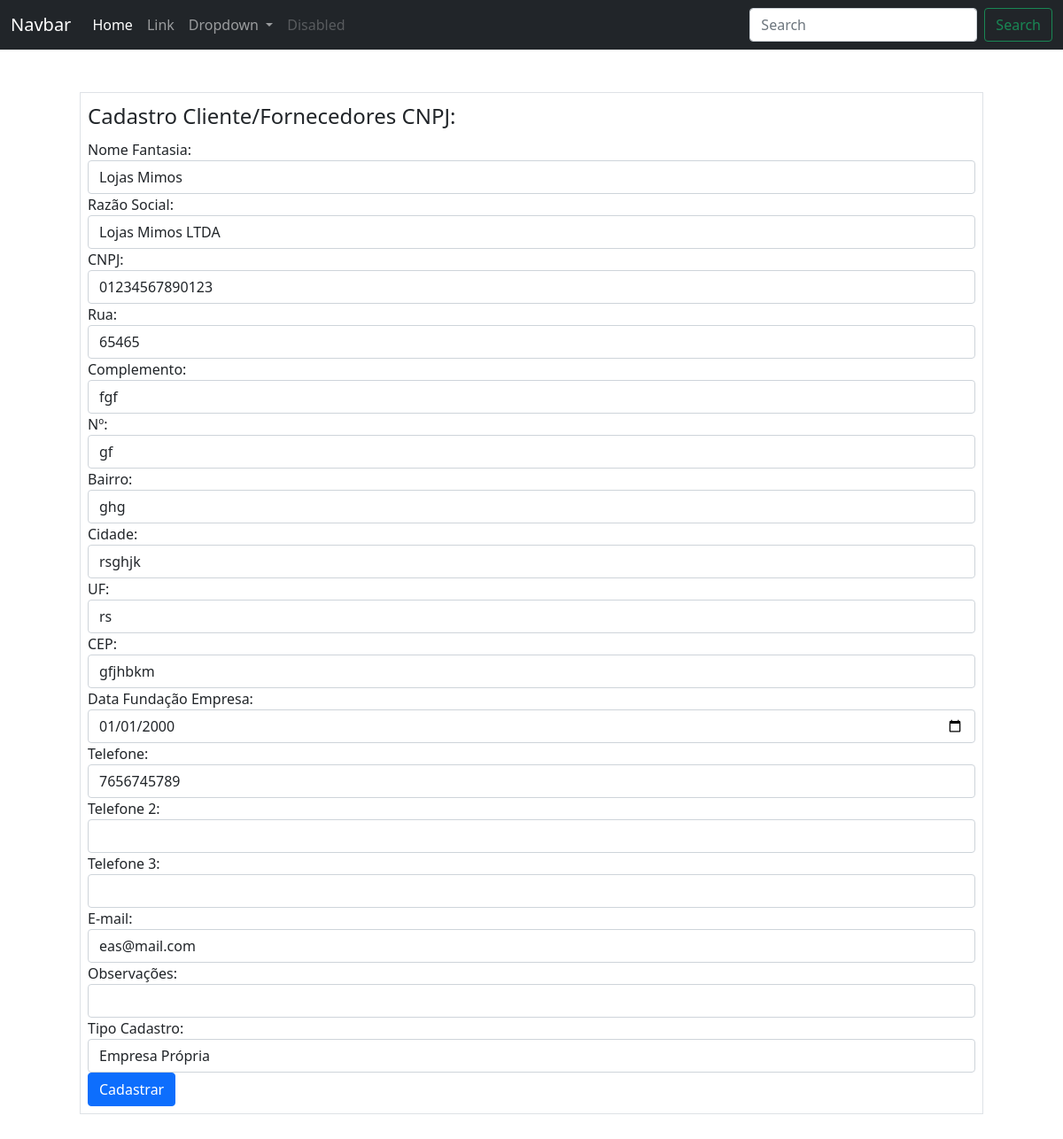
The app's page /clientesfornecedores/cnpj/1/edicao (signed in) with its own data.
### ERP/models.py (models this page shows, shortened)
class ClientesFornecedores(database.Model):
    __tablename__ ='clientes_fornecedores'
    id = database.Column(database.Integer, primary_key=True)
    nome_fantasia = database.Column(database.String(500))
    razao_social = database.Column(database.String(500))
    cnpj = database.Column(database.String(20), unique=True)
    rua = database.Column(database.String(100))
    complemento = database.Column(database.String(70))
    nro = database.Column(database.String(20))
    bairro = database.Column(database.String(70))
    cidade = database.Column(database.String(70))
    uf = database.Column(database.String(2))
    cep = database.Column(database.String(15))
    data_fundacao = database.Column(database.DateTime)
    cpf = database.Column(database.String(20), unique=True)
    nome = database.Column(database.String(100))
    telefone = database.Column(database.String(20))
    telefone2 = database.Column(database.String(20))
    telefone3 = database.Column(database.String(20))
    email = database.Column(database.String(100))
    data_aniversario = database.Column(database.DateTime)
    obs = database.Column(database.Text)
    data_cadastro = database.Column(database.DateTime, default=datetime.utcnow())
    tipo_cadastro = database.Column(database.Integer, database.ForeignKey('tipos_cadastro.id'), nullable=False)
    id_usuario_cadastro = database.Column(database.Integer, database.ForeignKey('usuarios.id'), nullable=False)

### ERP/routes.py (the view, shortened to what this page needs)
@app.route('/clientesfornecedores/<tipo_emp>/<cliente_fornecedor_id>/edicao', methods=['GET', 'POST'])
@login_required
def edicao_clientes_fornecedores(tipo_emp, cliente_fornecedor_id):
    cliente_fornecedor = ClientesFornecedores.query.get_or_404(cliente_fornecedor_id)
    if tipo_emp == 'cnpj':
        form = FormCadastroCNPJ(obj=cliente_fornecedor)
        form.tipo_cadastro.choices = [(tipo.id, tipo.nome_tipo) for tipo in TiposCadastros.query.all()]
        return render_template('cadastro_cnpj.html', form=form)

### ERP/routes.py (called while the page is built)
@login_manager.user_loader
def load_user(user_id):
    return Usuarios.query.get(int(user_id))

### ERP/templates/cadastro_cnpj.html (shortened to what this page needs)
{% include 'base.html' %}
{% block content %}
    <div class="container">
        <form method='POST' action="" class="border m-5 p-2">
            <legend>Cadastro Cliente/Fornecedores CNPJ:</legend>
            <fieldset>
                <div class="form-group">
                    {{ form.nome_fantasia.label(class="form-control-label") }}
                    {{ form.nome_fantasia(class="form-control") }}
                </div>
                <div class="form-group">
                    {{ form.razao_social.label(class="form-control-label") }}
                    {{ form.razao_social(class="form-control") }}
                </div>
                <div class="form-group">
                    {{ form.cnpj.label(class="form-control-label") }}
                    {% if form.cnpj.errors %}
                        {{ form.cnpj(class="form-control is-invalid") }}
                        <div class="invalid_feedback">
                            {% for erro in form.cnpj.errors %}
                                {{ erro }}
                            {% endfor %}
                        </div>
                        {% else %}
                            {{ form.cnpj(class="form-control") }}
                        {% endif %}
                </div>
                <div class="form-group">
                    {{ form.rua.label(class="form-control-label") }}
                    {{ form.rua(class="form-control") }}
                </div>
                <div class="form-group">
                    {{ form.complemento.label(class="form-control-label") }}
                    {{ form.complemento(class="form-control") }}
                </div>
                <div class="form-group">
                    {{ form.nro.label(class="form-control-label") }}
                    {{ form.nro(class="form-control") }}
                </div>
                <div class="form-group">
                    {{ form.bairro.label(class="form-control-label") }}
                    {{ form.bairro(class="form-control") }}
                </div>
                <div class="form-group">
                    {{ form.cidade.label(class="form-control-label") }}
                    {{ form.cidade(class="form-control") }}
                </div>
                <div class="form-group">
                    {{ form.uf.label(class="form-control-label") }}
                    {{ form.uf(class="form-control") }}
                </div>
                <div class="form-group">
                    {{ form.cep.label(class="form-control-label") }}
                    {{ form.cep(class="form-control") }}
                </div>
                <div class="form-group">
                    {{ form.data_fundacao.label(class="form-control-label") }}
                    {{ form.data_fundacao(class="form-control") }}
                </div>
                <div class="form-group">
                    {{ form.telefone.label(class="form-control-label") }}
                    {{ form.telefone(class="form-control") }}
                </div>
                <div class="form-group">
                    {{ form.telefone2.label(class="form-control-label") }}
                    {{ form.telefone2(class="form-control") }}
                </div>
                <div class="form-group">
                    {{ form.telefone3.label(class="form-control-label") }}
                    {{ form.telefone3(class="form-control") }}
                </div>
                <div class="form-group">
                    {{ form.email.label(class="form-control-label") }}
                    {{ form.email(class="form-control") }}
                </div>
                <div class="form-group">
                    {{ form.obs.label(class="form-control-label") }}
                    {{ form.obs(class="form-control") }}
                </div>
                <div class="form-group">
                    {{ form.tipo_cadastro.label(class="form-control-label") }}
                    {{ form.tipo_cadastro(class="form-control") }}
                </div>
                <div class="form-group">
                    {{ form.botao_submit(class="btn btn-primary") }}
                </div>
            </fieldset>
        </form>
    </div>
{% endblock %}

### records on screen
ClientesFornecedores: nome_fantasia "Lojas Mimos", razao_social "Lojas Mimos LTDA", cnpj "01234567890123", rua "65465", complemento "fgf", nro "gf", bairro "ghg", cidade "rsghjk", uf "rs", cep "gfjhbkm", data_fundacao "01/01/2000", telefone "7656745789", email "eas@mail.com", tipo_cadastro "Empresa Própria"
